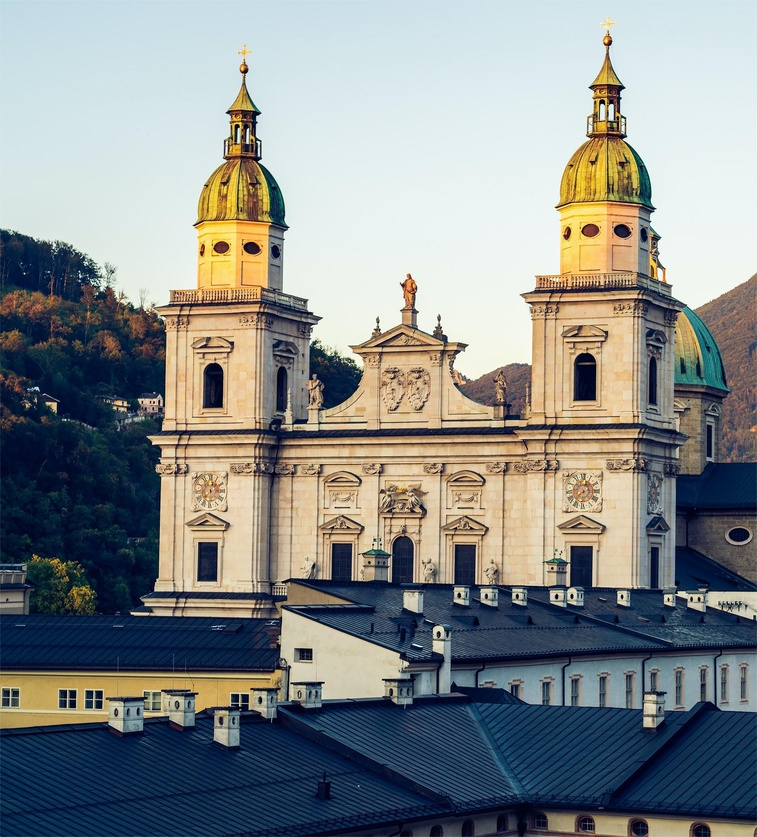
#> input picture data/img1-left.jpg, 757 x 837 px, shrunk from 1992 x 2201 before the run
$ jupyter execute ImageStitching.ipynb
#> lines starting #> are read from the running program, lines starting #| are printed output that depends on the picture
[cell 1]
# 图像拼接
import cv2 as cv
import numpy as np
import matplotlib.pyplot as plt

[cell 2]
# 读取待拼接图像
MIN = 10
img1 = cv.imread('data/img1-left.jpg')
#> img1 is the input picture: shape (837, 757, 3); mean B, G, R 138.3, 139.1, 134.6
img2 = cv.imread('data/img1-right.jpg')
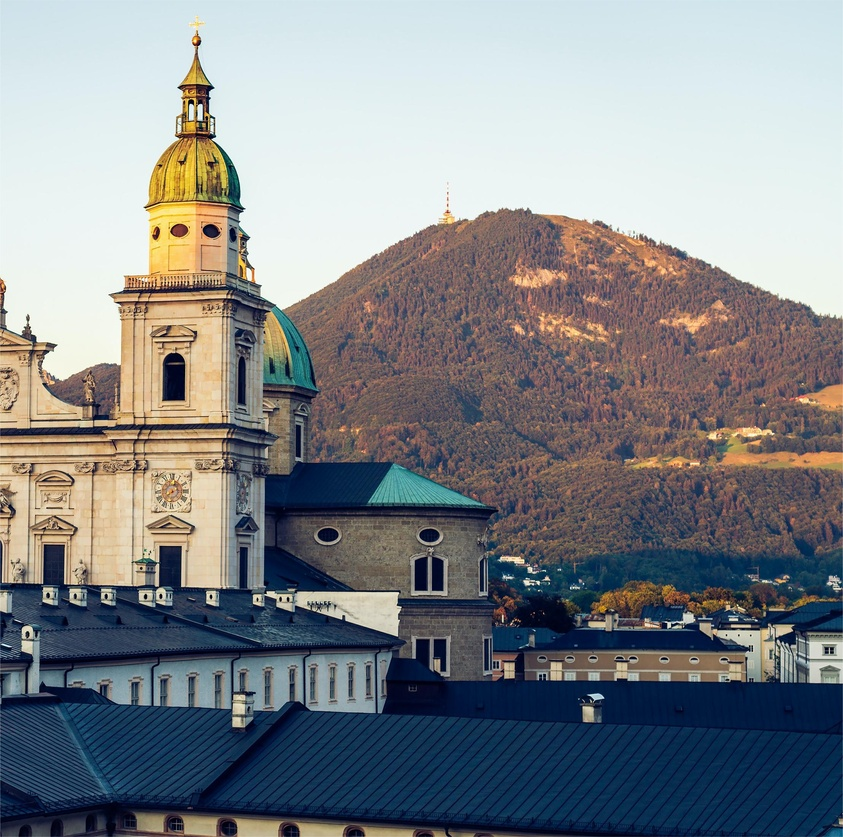
#> input picture data/img1-right.jpg, 843 x 837 px, shrunk from 2217 x 2201 before the run
#> img2 is the input picture: shape (837, 843, 3); mean B, G, R 137.5, 134.1, 130.3
# 统一图像大小
height1 = int(img1.shape[0])
#> height1 = 837
width1 = int(img1.shape[1])
#> width1 = 757
dim = (width1, height1)
#> dim = (757, 837)
img2 = cv.resize(img2, dim, interpolation=cv.INTER_AREA)
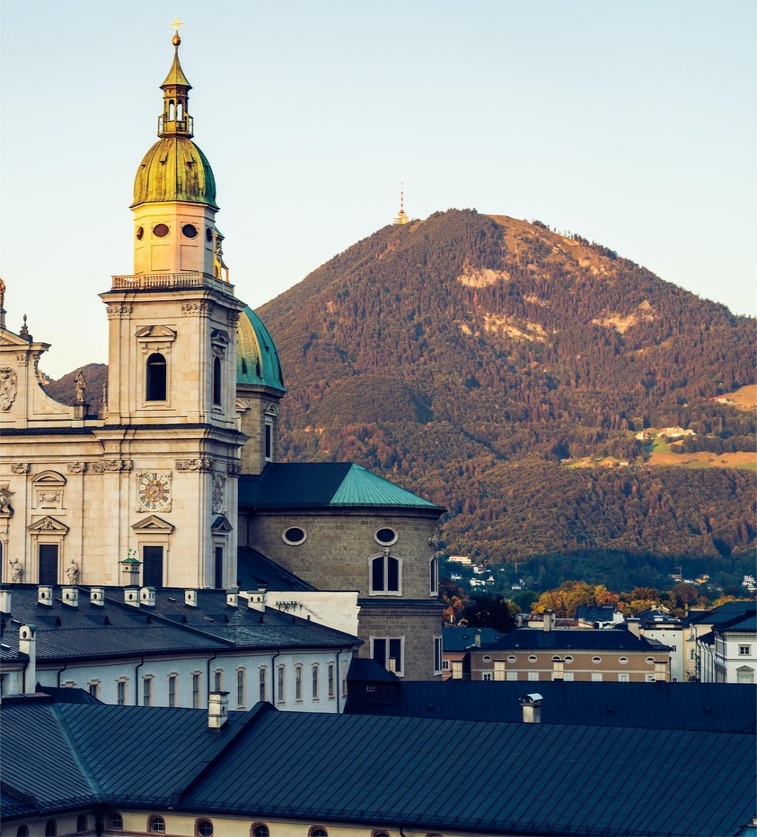
#> img2: shape (837, 757, 3); mean B, G, R 137.5, 134.1, 130.3

[cell 3]
# 创建SIFT特征点检测
sift = cv.SIFT_create()

[cell 4]
# 检测兴趣点并计算描述子
kp1, describe1 = sift.detectAndCompute(img1, None)
#> kp1 = 3332 keypoints; strongest (x, y, size): (622, 596, 2.1), (572, 596, 2.4), (556, 596, 2.6), (699, 599, 2)
kp2, describe2 = sift.detectAndCompute(img2, None)
#> kp2 = 3969 keypoints; strongest (x, y, size): (131, 596, 2.5), (189, 596, 2), (144, 596, 2.3), (43, 595, 2.5)

[cell 5]
# 使用OpenCV中的FLANN匹配算法进行特征匹配，并返回最近邻和次近邻匹配的结果
# 定义 FLANN 匹配器的索引参数和搜索参数
FLANN_INDEX_KDTREE = 0
indexParams = dict(algorithm=FLANN_INDEX_KDTREE, trees=5)
searchParams = dict(checks=50)
# 创建 FLANN 匹配器对象
flann = cv.FlannBasedMatcher(indexParams,searchParams)
# 使用 FLANN 匹配算法进行特征匹配，并返回最近邻和次近邻匹配的结果
matches = flann.knnMatch(describe1, describe2, k=2)
#> matches = 3332 matches

[cell 6]
# 储存特征匹配最好的优质匹配点对
'''基于距离阈值选择优质匹配点对，如果最近邻m的距离小于0.65倍的次近邻n的距离，
则认为这个匹配点对是优质的，将它存储在good列表中。'''
good = []
for m,n in matches:
    if m.distance < 0.3 * n.distance:
        good.append(m)
#> after the loop, good = 540 matches

[cell 7]
# 可视化特征匹配结果,并保存
pic3 = cv.drawMatches(img1=img1, keypoints1=kp1, img2=img2, keypoints2=kp2, matches1to2=good, outImg=None)
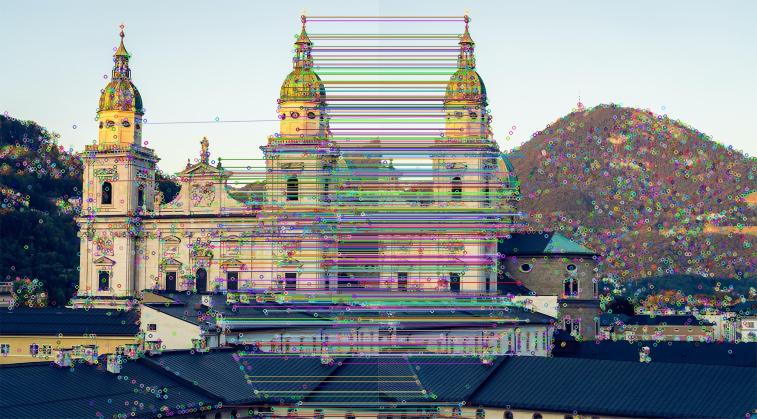
#> pic3: shape (837, 1514, 3) (shown at 1/2 size); mean B, G, R 139.6, 137.1, 131.9
plt.imshow(pic3)

[cell 8]
# RANSAC算法计算单应性矩阵
#当有足够的特征匹配对时，进行图像拼接
if len(good) > MIN:
    src_pts = np.float32([kp1[m.queryIdx].pt for m in good]).reshape(-1, 1, 2)
#> src_pts = 540 rows, first 8: [214.4, 248.6], [217.6, 361.6], [417.9, 482.7], [418.1, 340], [419.4, 540.5], [420.2, 525.6], [420.3, 478], [420.4, 518.2]
    tge_pts = np.float32([kp2[m.trainIdx].pt for m in good]).reshape(-1, 1, 2)
#> tge_pts = 540 rows, first 8: [153.9, 231.7], [160.5, 351.6], [5.82, 482.7], [6.29, 340], [7.37, 540.5], [8.08, 525.6], [8.22, 478], [8.26, 518.2]
    M, mask = cv.findHomography(src_pts, tge_pts, cv.RANSAC, 2)
#> M = [[0.898, -2.23e-05, -369.3], [-8.36e-05, 0.999, 0.118], [-2.42e-07, -4.79e-07, 1]]; mask = 540 values from 0 to 1
    # 源图像img2图像扭曲（透视变换）
    warpimg = cv.warpPerspective(img2, np.linalg.inv(M), (img1.shape[1] + img2.shape[1], img2.shape[0]))
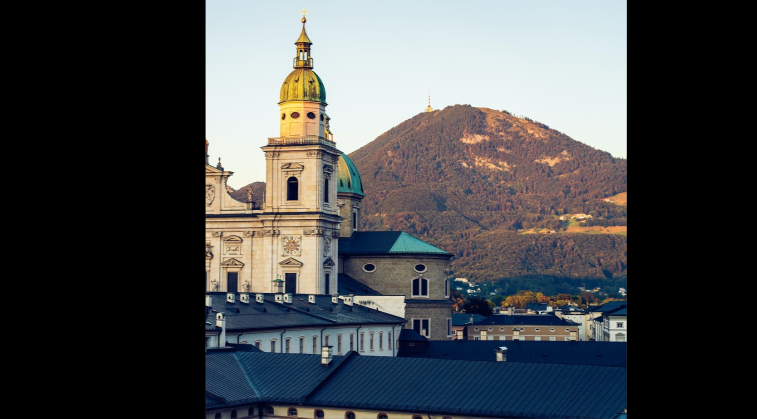
#> warpimg: shape (837, 1514, 3) (shown at 1/2 size); mean B, G, R 76.5, 74.6, 72.5
    plt.imshow(warpimg)
    # 拼接图像
    direct = warpimg.copy()
    direct[0:img1.shape[0], 0:img1.shape[1]] = img1
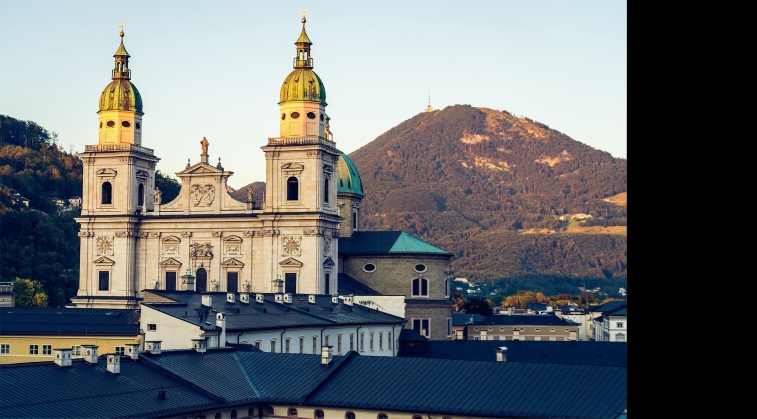
#> direct: shape (837, 1514, 3) (shown at 1/2 size); mean B, G, R 112.7, 110.6, 106.9
    rows, cols = img1.shape[:2]
#> rows = 837; cols = 757

    left = 0
    right = cols
#> right = 757
    # 找到img1和warpimg重叠的最左边界
    for col in range(0, cols):
        if img1[:, col].any() and warpimg[:, col].any():
            left = col
        break
    # 找到img1和warpimg重叠的最右边界
    for col in range(cols - 1, 0, -1):
        if img1[:, col].any() and warpimg[:, col].any():
            right = col
        break
    # 图像融合
    res = np.zeros([rows, cols, 3], np.uint8)

    for row in range(0, rows):
        for col in range(0, cols):
            if not img1[row, col].any():
                res[row, col] = warpimg[row, col]
            elif not warpimg[row, col].any():
                res[row, col] = img1[row, col]
            else:
                # 重叠部分加权平均
                srcimgLen = float(abs(col - left))
                testimgLen = float(abs(col - right))
                alpha = srcimgLen / (srcimgLen + testimgLen)
                res[row, col] = np.clip(img1[row, col] * (1 - alpha) + warpimg[row, col] * alpha, 0, 255)


    warpimg[0:img1.shape[0], 0:img1.shape[1]] = res
    #img3 = cv.cvtColor(direct, cv.COLOR_BGR2RGB)
    #plt.imshow(img3), plt.show()
    img4 = cv.cvtColor(warpimg, cv.COLOR_BGR2RGB)
    plt.imshow(img4), plt.show()
#> figure, not shown here; B, G, R data is drawn as R, G, B
    cv.waitKey()
    cv.destroyAllWindows()

else:
    print("not enough matches!")
